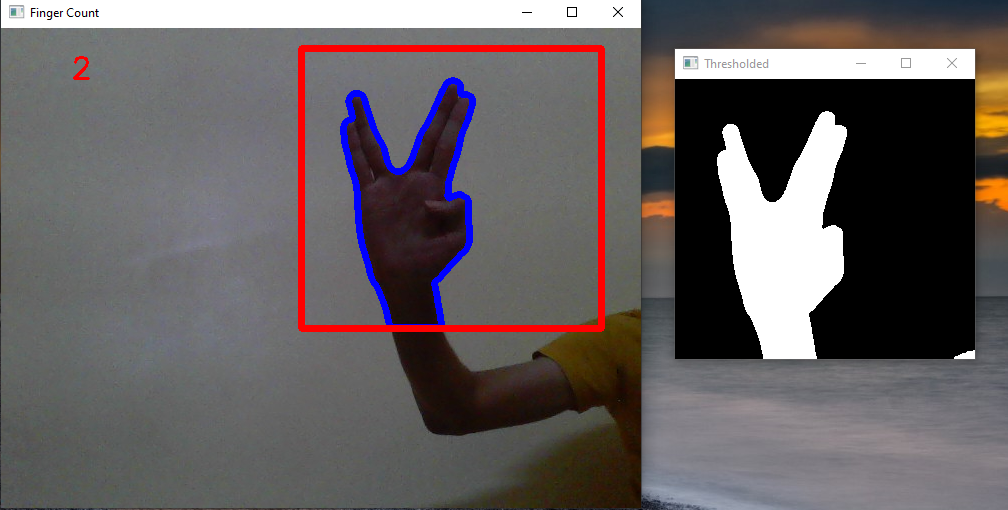
#> input picture Error Images/err 1.png, 1008 x 510 px, given in place of the camera
$ python 'Finger Detection and Counting.py'
#> lines starting #> are read from the running program, lines starting #| are printed output that depends on the picture
#!/usr/bin/env python
# coding: utf-8

# In[1]:


import cv2

import numpy as np

from sklearn.metrics import pairwise


# In[2]:


background = None

accumulated_weight = 0.5


# In[3]:


def calculate_accum_avg(frame,accumulated_weight):

    global background

    if background is None:
        background = frame.copy().astype('float')
        return None

    cv2.accumulateWeighted(frame,background,accumulated_weight)


# In[4]:


# [71 lines left out: functions find_segment, count_fingers, not called in this run]


# In[6]:


roi_top = 20
roi_bottom = 300
roi_right = 300
roi_left = 600
num_frames = 0

cam = cv2.VideoCapture(0)
while True:

    ret, frame = cam.read()
#> frame is the input picture: shape (510, 1008, 3); mean B, G, R 96.9, 95.7, 102
    frame_copy = frame.copy()

    roi = frame[roi_top:roi_bottom,roi_right:roi_left]
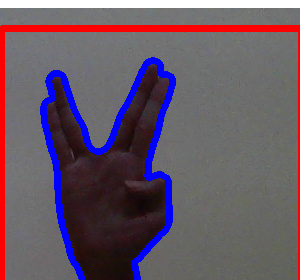
#> roi: shape (280, 300, 3); mean B, G, R 102, 87.9, 102.9

    gray = cv2.cvtColor(roi,cv2.COLOR_BGR2GRAY)
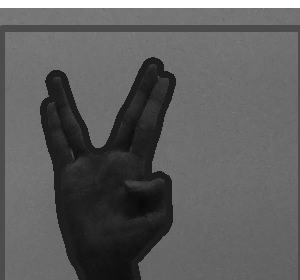
#> gray: shape (280, 300); min 8, max 255, mean 93.9
    gray = cv2.GaussianBlur(gray,(7,7),0)

    if num_frames < 60:
        calculate_accum_avg(gray,accumulated_weight)

        if num_frames <= 59:
            cv2.putText(frame_copy,'WAIT. GETTING BACKGROUND',(200,300),cv2.FONT_HERSHEY_SIMPLEX,1,(0,0,255),2)
            cv2.imshow('Finger Count',frame_copy)
    else:

        hand = find_segment(gray)

        if hand is not None:
            thresholded , hand_segment = hand

            cv2.drawContours(frame_copy,[hand_segment+(roi_right,roi_top)],-1,(255,0,0),5)

            fingers = count_fingers(thresholded,hand_segment)

            cv2.putText(frame_copy,str(fingers),(70,50),cv2.FONT_HERSHEY_SIMPLEX,1,(0,0,255),2)

            cv2.imshow('Thresholded',thresholded)

    cv2.rectangle(frame_copy,(roi_left,roi_top),(roi_right,roi_bottom),(0,0,255),5)
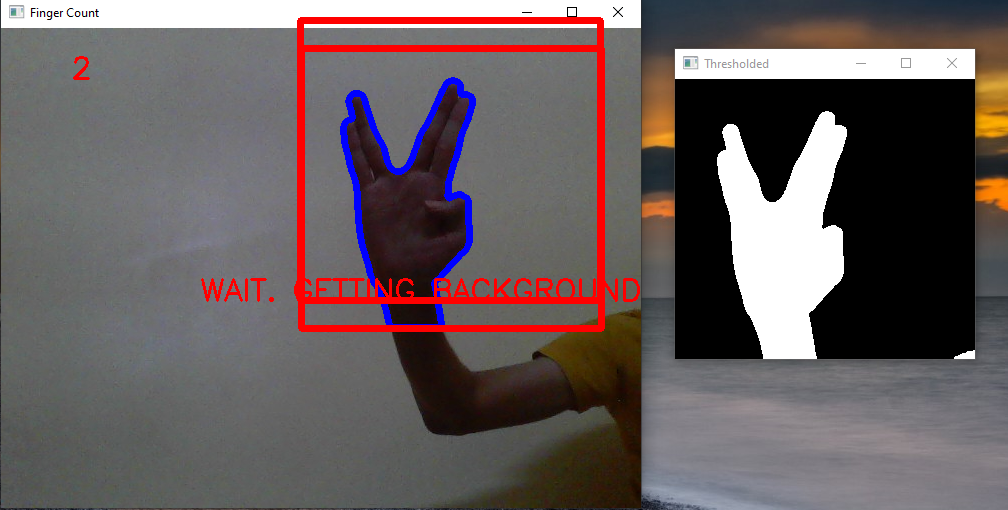
#> frame_copy: shape (510, 1008, 3); mean B, G, R 94.7, 93.6, 103.7

    num_frames += 1
    cv2.imshow('Finger Count',frame_copy)

    k = cv2.waitKey(1) & 0xFF
#> (key Esc is pressed here)

    if k == 27:
        break

cam.release()
cv2.destroyAllWindows()

$ run again, on Error Images/err 2.png
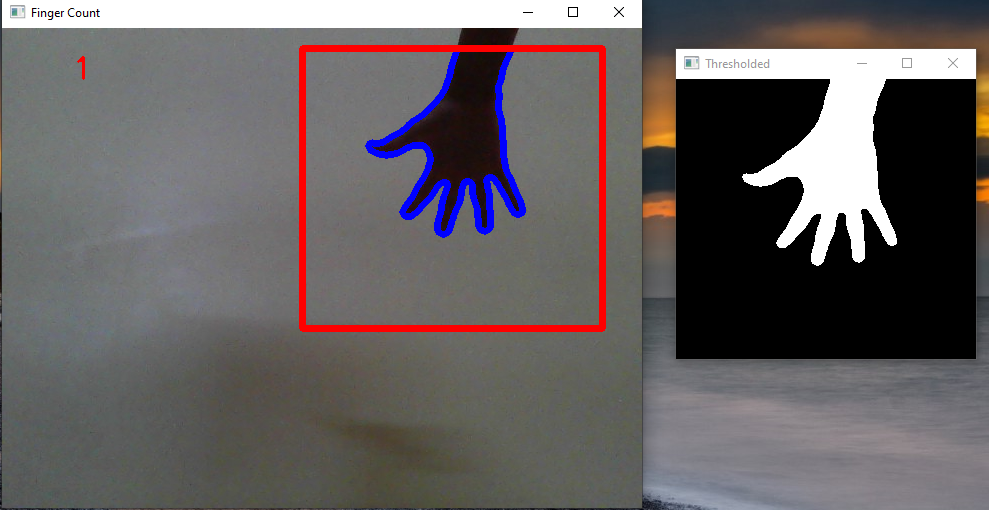
#> input picture Error Images/err 2.png, 989 x 510 px, given in place of the camera
#> frame is the input picture: shape (510, 989, 3); mean B, G, R 98, 96.9, 102
#> `gray = cv2.GaussianBlur(gray,(7,7),0)`:
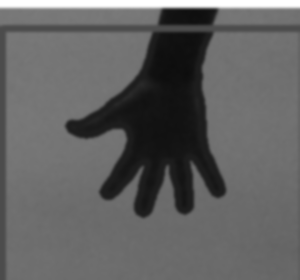
#> gray: shape (280, 300); min 13, max 255, mean 97.6
#> `cv2.rectangle(frame_copy,(roi_left,roi_top),(roi_right,roi_bottom),(0,..`:
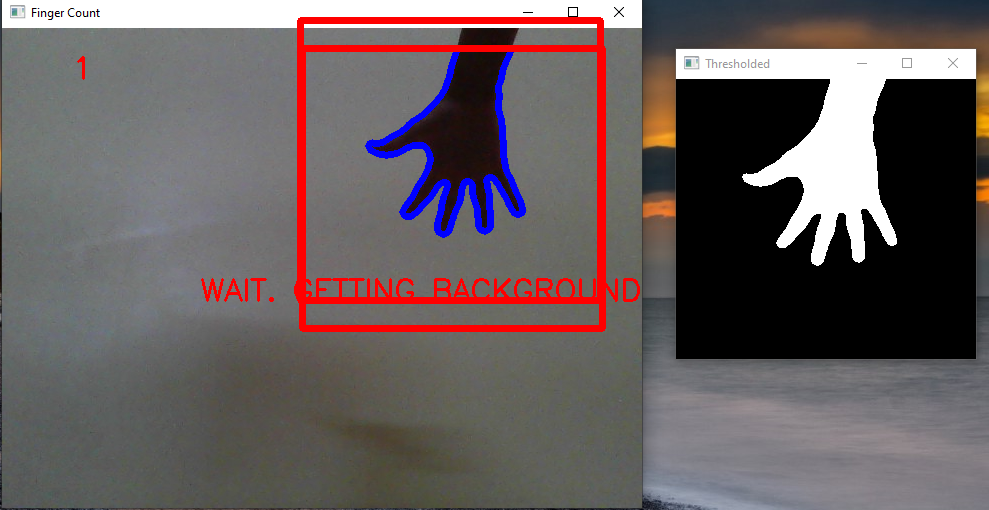
#> frame_copy: shape (510, 989, 3); mean B, G, R 95.6, 94.5, 103.7

$ run again, on Error Images/err 3.png
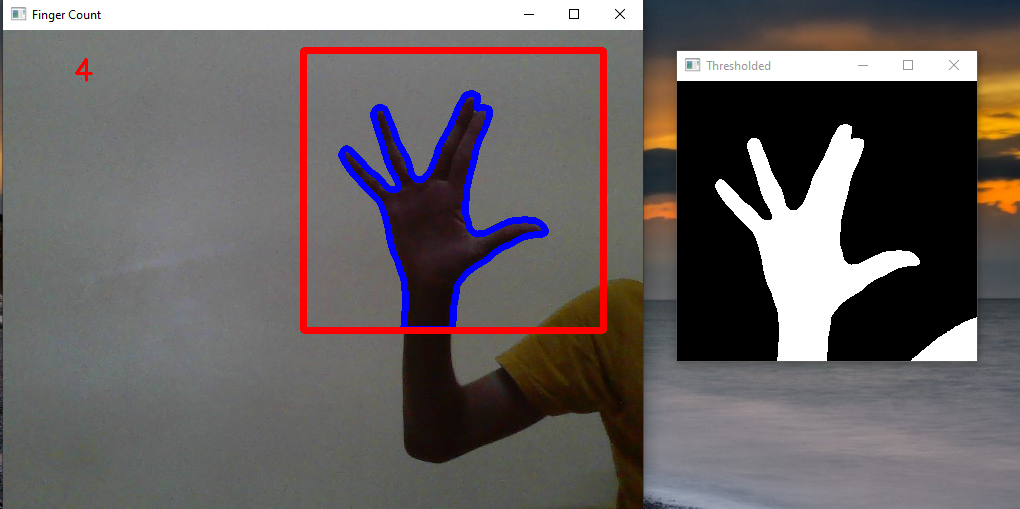
#> input picture Error Images/err 3.png, 1020 x 509 px, given in place of the camera
#> frame is the input picture: shape (509, 1020, 3); mean B, G, R 98.2, 97.7, 104
#> `gray = cv2.GaussianBlur(gray,(7,7),0)`:
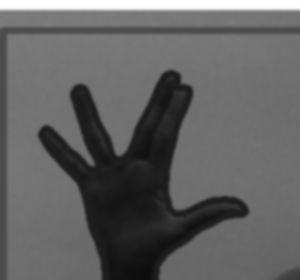
#> gray: shape (280, 300); min 12, max 255, mean 97.9
#> `cv2.rectangle(frame_copy,(roi_left,roi_top),(roi_right,roi_bottom),(0,..`:
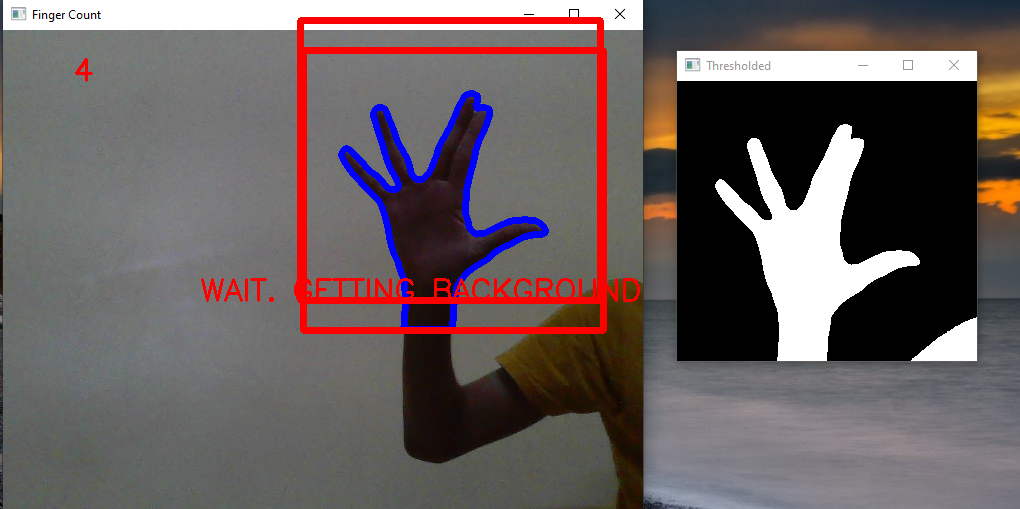
#> frame_copy: shape (509, 1020, 3); mean B, G, R 95.9, 95.4, 105.9
